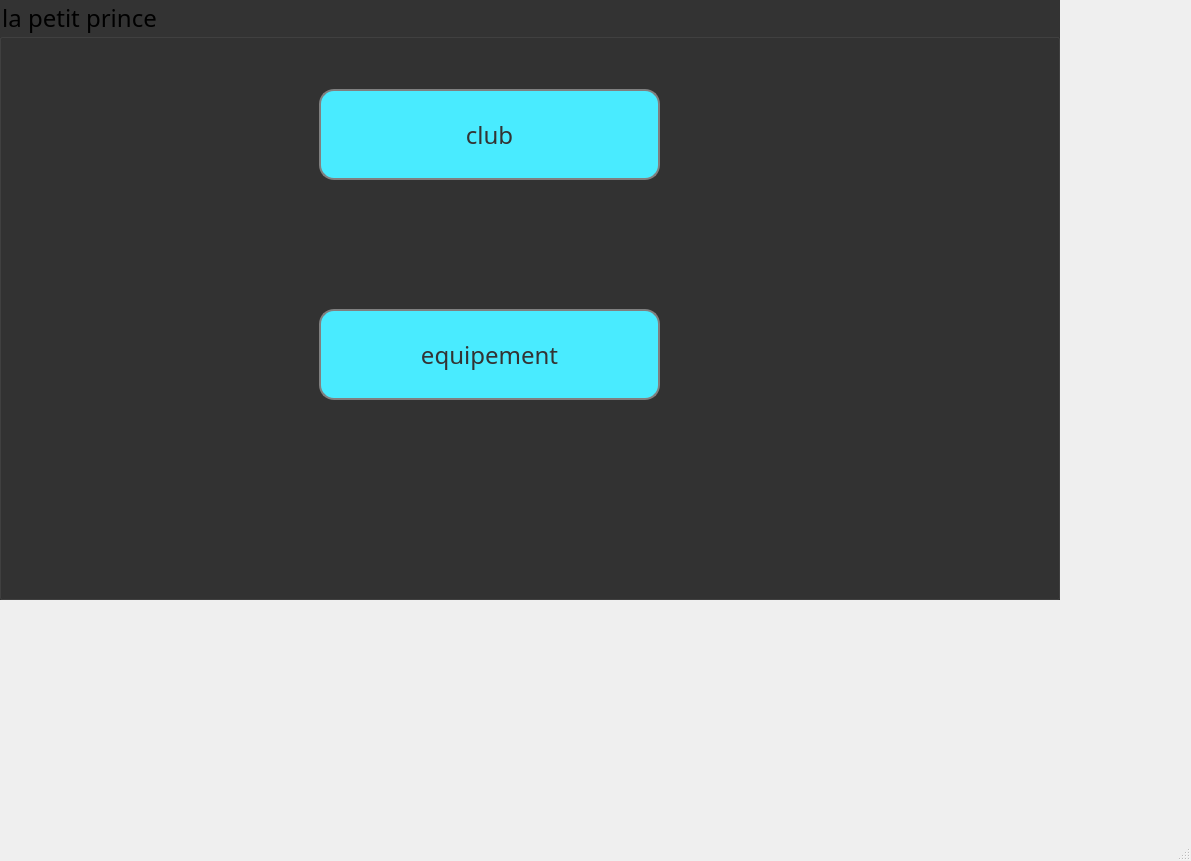
<?xml version="1.0" encoding="UTF-8"?>
<ui version="4.0">
 <class>liaison</class>
 <widget class="QMainWindow" name="liaison">
  <property name="geometry">
   <rect>
    <x>0</x>
    <y>0</y>
    <width>1191</width>
    <height>861</height>
   </rect>
  </property>
  <property name="windowTitle">
   <string>MainWindow</string>
  </property>
  <widget class="QWidget" name="centralwidget">
   <widget class="QGroupBox" name="groupBox">
    <property name="geometry">
     <rect>
      <x>-1</x>
      <y>-1</y>
      <width>1061</width>
      <height>601</height>
     </rect>
    </property>
    <property name="styleSheet">
     <string notr="true">*{
font-family: century gothic;
font-size:24px
}
*{
background:#333;
}</string>
    </property>
    <property name="title">
     <string>la petit prince</string>
    </property>
    <widget class="QPushButton" name="pushButton">
     <property name="geometry">
      <rect>
       <x>320</x>
       <y>90</y>
       <width>341</width>
       <height>91</height>
      </rect>
     </property>
     <property name="styleSheet">
      <string notr="true">QPushButton
{
background:#49ebff ; 
border-radius:15px; 
color:#333; 
border: 2px solid gray ;
padding: 0.8px;
}
QPushButton:hover
{
color:#333; 
border-radius:15px;
background:#c7cf00;
border: 2px solid gray ;
padding: 0.8px;
}
</string>
     </property>
     <property name="text">
      <string>club</string>
     </property>
    </widget>
    <widget class="QPushButton" name="pushButton_2">
     <property name="geometry">
      <rect>
       <x>320</x>
       <y>310</y>
       <width>341</width>
       <height>91</height>
      </rect>
     </property>
     <property name="styleSheet">
      <string notr="true">QPushButton
{
background:#49ebff ; 
border-radius:15px; 
color:#333; 
border: 2px solid gray ;
padding: 0.8px;
}
QPushButton:hover
{
color:#333; 
border-radius:15px;
background:#c7cf00;
border: 2px solid gray ;
padding: 0.8px;
}
</string>
     </property>
     <property name="text">
      <string>equipement</string>
     </property>
    </widget>
   </widget>
  </widget>
  <widget class="QMenuBar" name="menubar">
   <property name="geometry">
    <rect>
     <x>0</x>
     <y>0</y>
     <width>1191</width>
     <height>22</height>
    </rect>
   </property>
  </widget>
  <widget class="QStatusBar" name="statusbar"/>
 </widget>
 <resources/>
 <connections/>
</ui>
